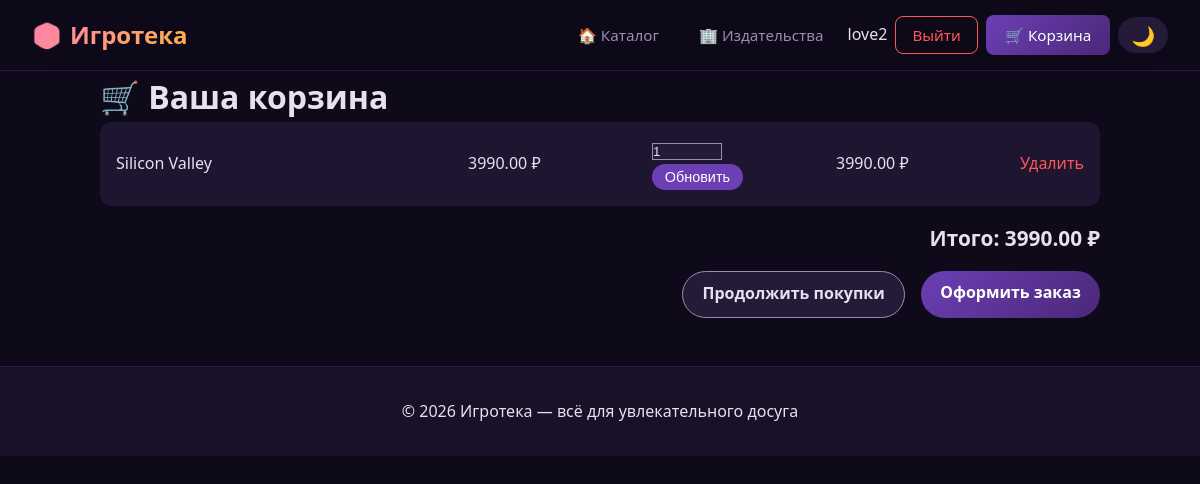
The page /cart/ (signed in) on the database its author committed.
### shop/models.py (models this page shows, shortened)
class CartItem(models.Model):
    cart = models.ForeignKey(Cart, on_delete=models.CASCADE, related_name='items')
    game = models.ForeignKey(Game, on_delete=models.CASCADE)
    quantity = models.PositiveIntegerField(default=1)
    def total_price(self):
        return self.quantity * self.game.price

class Game(models.Model):
    name = models.CharField('Название', max_length=200)
    slug = models.SlugField('URL', max_length=200, unique=True)
    description = models.TextField('Описание')
    price = models.DecimalField('Цена', max_digits=8, decimal_places=2)
    stock = models.IntegerField('Количество на складе', default=0)
    image = models.ImageField('Изображение', upload_to='games/', blank=True, null=True)
    category = models.ForeignKey(
        Category,
        on_delete=models.PROTECT,
        verbose_name='Категория',
        related_name='games'
    )
    publisher = models.ForeignKey(
        Publisher,
        on_delete=models.PROTECT,
        verbose_name='Издатель',
        related_name='games'
    )
    created_at = models.DateTimeField('Дата добавления', auto_now_add=True)
    class Meta:
        verbose_name = 'Игра'
        verbose_name_plural = 'Игры'

class Cart(models.Model):
    user = models.OneToOneField(User, on_delete=models.CASCADE, related_name='cart')
    created_at = models.DateTimeField(auto_now_add=True)
    updated_at = models.DateTimeField(auto_now=True)
    def total_price(self):
        return sum(item.total_price() for item in self.items.all())

### shop/views.py (the view)
# urls.py: path('cart/', views.cart_detail, name='cart_detail'),
@login_required
def cart_detail(request):
    cart, created = Cart.objects.get_or_create(user=request.user)
    return render(request, 'shop/cart_detail.html', {'cart': cart})

### shop/templates/shop/cart_detail.html (shortened to what this page needs)
{% extends 'shop/base.html' %}
{% block content %}
<div class="cart-container" style="max-width:1000px; margin:0 auto;">
    <h1>🛒 Ваша корзина</h1>
    {% if cart.items.all %}
        <div class="cart-items-list">
            {% for item in cart.items.all %}
                <div class="cart-item-card">
                    <div class="cart-item-name">{{ item.game.name }}</div>
                    <div class="cart-item-price">{{ item.game.price }} ₽</div>
                    <div class="cart-item-quantity">
                        <form method="post" action="{% url 'update_cart_item' item.id %}" class="qty-form">
                            <input type="number" name="quantity" value="{{ item.quantity }}" min="1">
                            <button type="submit" class="btn-cart">Обновить</button>
                        </form>
                    </div>
                    <div class="cart-item-total">{{ item.total_price }} ₽</div>
                    <div><a href="{% url 'remove_from_cart' item.id %}" class="remove-link">Удалить</a></div>
                </div>
            {% endfor %}
        </div>
        <div class="cart-summary">Итого: {{ cart.total_price }} ₽</div>
        <div class="cart-actions">
            <a href="{% url 'home' %}" class="btn-secondary">Продолжить покупки</a>
            <a href="{% url 'checkout' %}" class="btn-primary">Оформить заказ</a>
        </div>
    {% else %}
        <div class="cart-empty">
            <span>🛒</span>
            <p>Корзина пуста</p>
            <a href="{% url 'home' %}" class="btn-primary">Перейти к покупкам</a>
        </div>
    {% endif %}
</div>
{% endblock %}

### shop/templates/shop/base.html (shortened to what this page needs)
<!DOCTYPE html>
<html lang="ru">
<head>
</head>
<body>
    <header>
        <div class="header-inner">
            <div class="logo" onclick="window.location.href='{% url 'home' %}'">
                <span>🎲</span> Игротека
            </div>
            <nav>
                <a href="{% url 'home' %}">🏠 Каталог</a>
                <a href="{% url 'publisher_list' %}">🏢 Издательства</a>
                {% if user.is_authenticated %}
                    <span class="user-greeting">{{ user.username }}</span>
                    <form action="{% url 'logout' %}" method="post" style="display: inline;">
                        <button type="submit" style="background:transparent; color:var(--danger); border:1px solid var(--danger);">Выйти</button>
                    </form>
                {% else %}
                    <a href="{% url 'login' %}">Войти</a>
                    <a href="{% url 'register' %}">Регистрация</a>
                {% endif %}
                <a href="{% url 'cart_detail' %}" class="cart-btn">🛒 Корзина</a>
                <button id="theme-toggle" class="theme-toggle">🌙</button>
            </nav>
        </div>
    </header>
    <main class="container">
        {% block content %}
        {% endblock %}
    </main>
    <footer>
        <p>© 2026 Игротека — всё для увлекательного досуга</p>
    </footer>
</body>
</html>

### shop/templates/shop/base.html (style rules this page uses)
* { margin: 0; padding: 0; box-sizing: border-box; }
:root { --primary: #6C3FB5; --primary-dark: #4A2878; --accent: #FF7EB3; --accent2: #FFB347; --bg: #0F0A1A; --bg2: #1A1128; --bg3: #251A38; --text: #E8E0F0; --text-dim: #9A8DB0; --success: #4ECB71; --danger: #FF5757; --card-bg: #1E1530; --radius: 12px; --shadow: 0 8px 32px rgba(0,0,0,0.4); }
body { font-family: 'Segoe UI', Tahoma, Geneva, Verdana, sans-serif; background: var(--bg); color: var(--text); line-height: 1.6; transition: background 0.3s, color 0.3s; }
.container { max-width: 1400px; margin: 0 auto; padding: 0 2rem; }
header { position: sticky; top: 0; z-index: 1000; background: rgba(15,10,26,0.95); backdrop-filter: blur(20px); border-bottom: 1px solid rgba(108,63,181,0.3); padding: 0 2rem; }
.header-inner { max-width: 1400px; margin: 0 auto; display: flex; align-items: center; justify-content: space-between; height: 70px; }
.logo { font-size: 1.5rem; font-weight: 800; background: linear-gradient(135deg, var(--accent), var(--accent2)); -webkit-background-clip: text; -webkit-text-fill-color: transparent; display: flex; align-items: center; gap: 0.5rem; cursor: pointer; }
nav { display: flex; gap: 0.5rem; align-items: center; flex-wrap: wrap; }
nav a, nav button { background: transparent; color: var(--text-dim); padding: 0.5rem 1rem; border-radius: 8px; font-size: 0.95rem; transition: all 0.3s; text-decoration: none; font-family: inherit; cursor: pointer; }
.cart-btn { background: linear-gradient(135deg, var(--primary), var(--primary-dark)) !important; color: #fff !important; display: flex; align-items: center; gap: 0.5rem; padding: 0.5rem 1.2rem !important; text-decoration: none !important; }
.theme-toggle { background: var(--bg3); border: none; border-radius: 30px; padding: 0.3rem 0.8rem; font-size: 1.2rem; cursor: pointer; transition: 0.3s; }
.btn-cart { padding: 0.4rem 1rem; background: linear-gradient(135deg, var(--primary), var(--primary-dark)); color: #fff; border-radius: 20px; border: none; cursor: pointer; text-decoration: none; font-size: 0.9rem; transition: 0.2s; }
footer { background: var(--bg2); padding: 2rem; text-align: center; margin-top: 3rem; border-top: 1px solid rgba(108,63,181,0.2); }

### shop/templates/shop/cart_detail.html (style rules this page uses)
.cart-item-card { display: flex; gap: 1rem; margin-bottom: 1rem; background: var(--card-bg); padding: 1rem; border-radius: 12px; align-items: center; flex-wrap: wrap; }
.cart-item-name { flex: 2; }
.cart-item-price, .cart-item-quantity, .cart-item-total { flex: 1; }
.qty-form input { width: 70px; margin-right: 0.5rem; background: var(--bg3); border: 1px solid var(--text-dim); color: var(--text); }
.qty-form button { background: var(--primary); color: white; border: none; padding: 0.3rem 0.8rem; border-radius: 20px; cursor: pointer; }
.remove-link { color: var(--danger); text-decoration: none; }
.cart-summary { text-align: right; font-size: 1.3rem; margin: 1rem 0; font-weight: bold; }
.cart-actions { display: flex; justify-content: flex-end; gap: 1rem; margin-top: 1rem; }
.btn-secondary, .btn-primary { display: inline-block; padding: 0.6rem 1.2rem; border-radius: 40px; text-decoration: none; font-weight: 600; transition: 0.2s; border: none; cursor: pointer; }
.btn-primary { background: linear-gradient(135deg, var(--primary), var(--primary-dark)); color: white; }
.btn-secondary { background: var(--bg3); color: var(--text); border: 1px solid var(--text-dim); }

### rows shown on the page
CartItem: game.name "Silicon Valley", game.price "3990.00", quantity "1", total_price "3990.00"
Cart: total_price "3990.00"

### other values the page prints
{{ user.username }} "love2"
